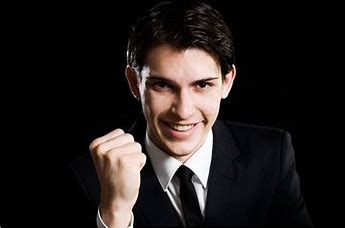
#> input picture ges.jpg, 345 x 228 px, given in place of the camera
$ python 'object detection.py'
#> lines starting #> are read from the running program, lines starting #| are printed output that depends on the picture; after the words box and inside, x2 and y2 are one past the last pixel; in counts of white or black regions, pixels touching at a corner belong together
import cv2
import numpy as np

cap=cv2.VideoCapture(0)
while True:
    r,frame=cap.read()
#> frame is the input picture: shape (228, 345, 3); mean B, G, R 27.8, 29.2, 34.4
    # decreasing noise

    blur = cv2.GaussianBlur(frame, (35, 35), 0)
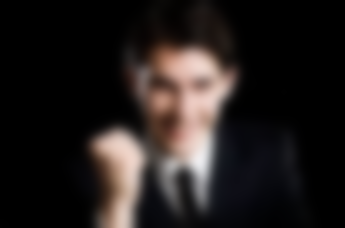
#> blur: shape (228, 345, 3); mean B, G, R 27.8, 29.2, 34.4


    # decreasing noise
    hsv = cv2.cvtColor(blur, cv2.COLOR_BGR2HSV)
#> hsv: shape (228, 345, 3); mean H, S, V 26.5, 39.4, 35.3

    lower_skin = np.array([0, 20, 70])
    upper_skin = np.array([20, 255, 255])

    mask = cv2.inRange(hsv, lower_skin, upper_skin)
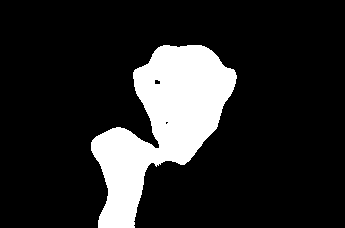
#> mask: shape (228, 345); 16% white; 1 white region
    contour, h = cv2.findContours(mask, cv2.RETR_TREE, cv2.CHAIN_APPROX_NONE)
#> contour = 3 contours, 1 with area under 20; largest, box (x1, y1, x2, y2) and area: (91, 45, 237, 228) 12282, (154, 79, 161, 85) 26; h = [[-1, -1, 1, -1], [2, -1, -1, 0], [-1, 1, -1, 0]]
    #print(contour)

    # finding out maximum area
    for c in contour:
        area=cv2.contourArea(c)
        print(area)


        if area>1300:
            cv2.drawContours(frame, contour, -1, (0, 255, 0), 3)  # for showing all contours we have to give -1 as value
#> this loop made 3 passes
#> area on passes 1, 3: 12281.5, 25.5
#| 12281.5
#| 5.5
#| 25.5
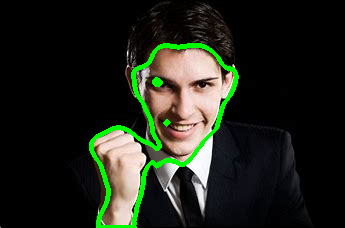
#> frame: shape (228, 345, 3); 3.67% of pixels changed, all inside (x1, y1, x2, y2) = (89, 43, 239, 228)

    cv2.imshow("blur",blur)
    cv2.imshow("frame", frame)
    if cv2.waitKey(1)==ord('q'):          # cv2.waitKey(10000)  # 1347.5
#> (key q is pressed here)
        break


cap.release()
cv2.destroyAllWindows()
